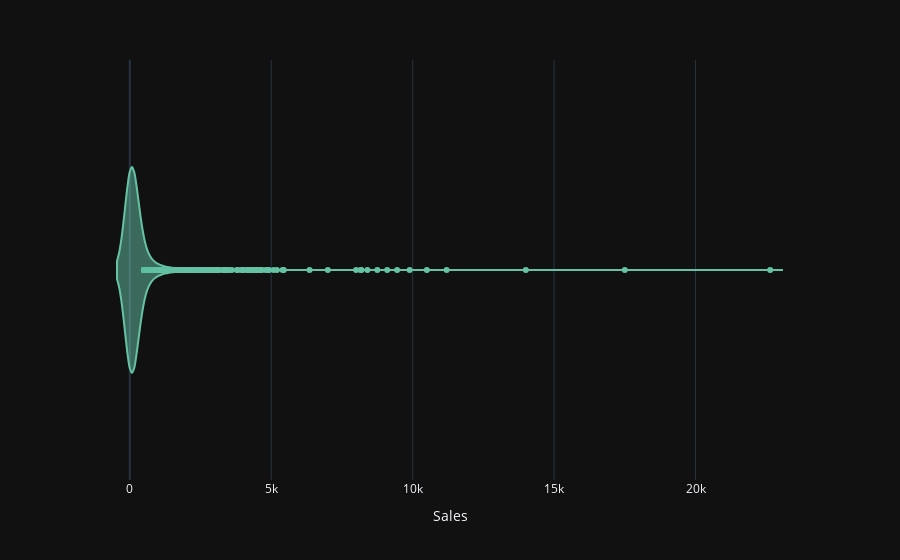

Source (notebook cell):
### Code cell
iplot(px.violin(data_frame=data,x="Sales"))

### Figure 1 — Plotly figure (JSON) as saved in the notebook; plotly's stock layout.template omitted (floating-point values rounded to 4 significant figures; data arrays with more than 128 entries replaced by an {"elided": "..."} marker saying what was removed)
{"data": [{"alignmentgroup": "True", "box": {"visible": false}, "hovertemplate": "Sales=%{x}<extra></extra>", "legendgroup": "", "marker": {"color": "rgb(102,194,165)"}, "name": "", "offsetgroup": "", "orientation": "h", "scalegroup": "True", "showlegend": false, "type": "violin", "x": {"elided": "9978 float values"}, "x0": " ", "xaxis": "x", "y0": " ", "yaxis": "y"}], "layout": {"autosize": true, "legend": {"tracegroupgap": 0}, "margin": {"t": 60}, "violinmode": "group", "xaxis": {"anchor": "y", "autorange": true, "domain": [0, 1], "range": [-1760.0, 24400.0], "title": {"text": "Sales"}, "type": "linear"}, "yaxis": {"anchor": "x", "autorange": true, "domain": [0, 1], "range": [-0.5, 0.5], "type": "category"}}}
